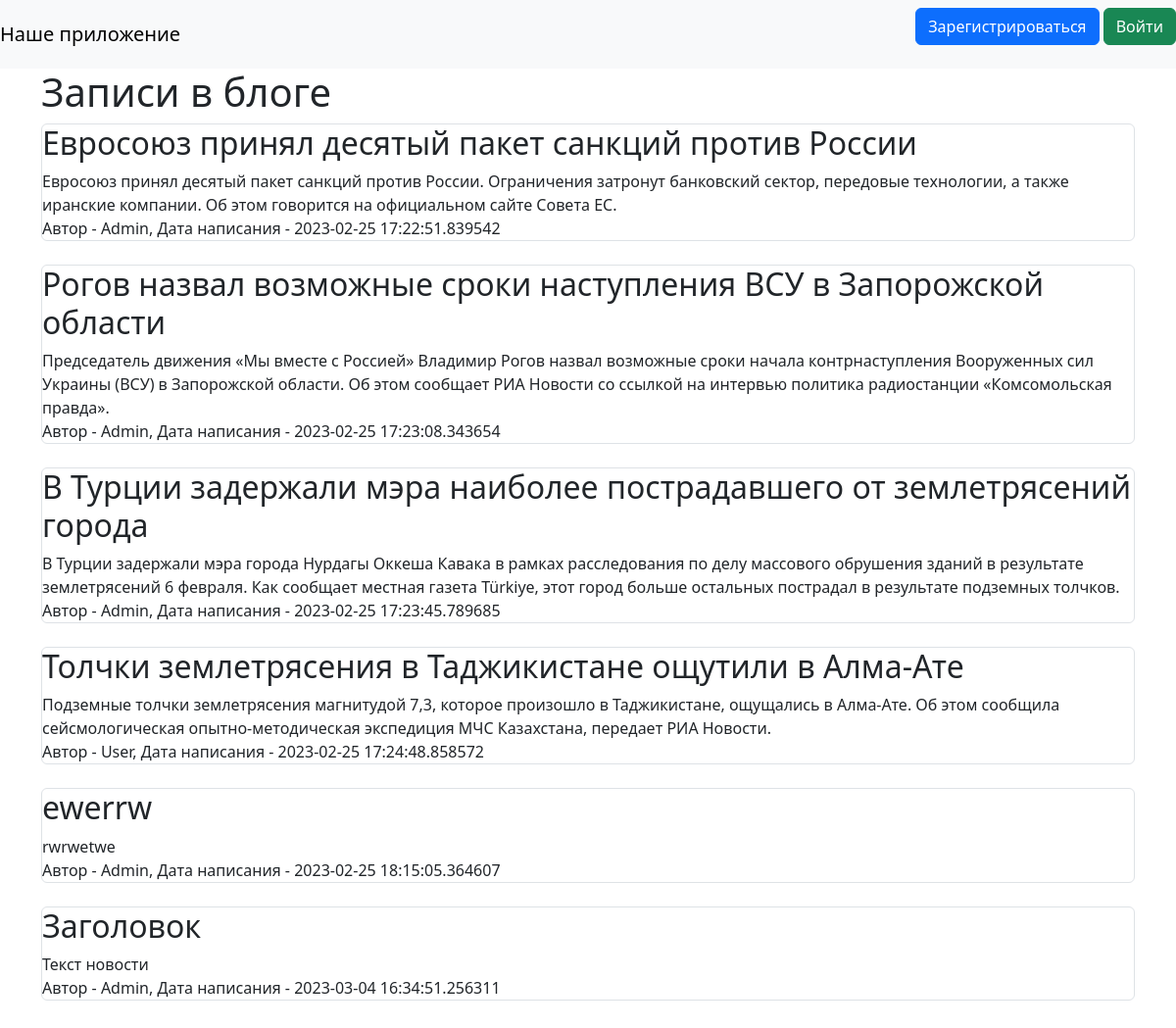
The page / on the database its author committed.
### data/news.py (models this page shows)
class News(SqlAlchemyBase, SerializerMixin):
    __tablename__ = 'news'
    id = sqlalchemy.Column(sqlalchemy.Integer,
                           primary_key=True, autoincrement=True)
    title = sqlalchemy.Column(sqlalchemy.String, nullable=True)
    content = sqlalchemy.Column(sqlalchemy.String, nullable=True)
    created_date = sqlalchemy.Column(sqlalchemy.DateTime,
                                     default=datetime.datetime.now)
    is_private = sqlalchemy.Column(sqlalchemy.Boolean, default=True)
    user_id = sqlalchemy.Column(sqlalchemy.Integer,
                                sqlalchemy.ForeignKey("users.id"))
    user = orm.relationship('User')
    categories = orm.relationship("Category",
                                  secondary="association",
                                  backref="news")

### data/users.py (models this page shows, shortened)
class UsersPassword():
    def set_password(self, password):
        self.hashed_password = generate_password_hash(password)

class User(SqlAlchemyBase, UsersPassword, UserMixin, SerializerMixin):
    __tablename__ = 'users'
    id = sqlalchemy.Column(sqlalchemy.Integer,
                           primary_key=True, autoincrement=True)
    name = sqlalchemy.Column(sqlalchemy.String, nullable=True)
    about = sqlalchemy.Column(sqlalchemy.String, nullable=True)
    email = sqlalchemy.Column(sqlalchemy.String,
                              index=True, unique=True, nullable=True)
    hashed_password = sqlalchemy.Column(sqlalchemy.String, nullable=True)
    created_date = sqlalchemy.Column(sqlalchemy.DateTime,
                                     default=datetime.datetime.now)
    news = orm.relationship("News", back_populates='user')

### blog.py (the view)
@app.route("/")
def index():
    db_sess = db_session.create_session()
    if current_user.is_authenticated:
        print(current_user.name)
        news = db_sess.query(News).filter(
            (News.user == current_user) | (News.is_private != True))
    else:
        news = db_sess.query(News).filter(News.is_private != True)
    return render_template("index.html", news=news)

### data/db_session.py (called while the page is built)
def create_session() -> Session:
    global __factory
    return __factory()

### templates/index.html (shortened to what this page needs)
{% extends "base.html" %}
{% block content %}
<h1>Записи в блоге</h1>
{% for item in news %}
    <div class="col-md6 border rounded">
        <h2>{{item.title}}</h2>
        <div>
            {{item.content}}
        </div>
        <div>
            Автор - {{item.user.name}}, Дата написания - {{item.created_date}}
        </div>
    </div>
    <br>
{% endfor %}
    <br>
{% endblock %}

### templates/base.html (shortened to what this page needs)
<!doctype html>
<html lang="en">
<head>
    <link href="https://cdn.jsdelivr.net/npm/bootstrap@5.3.0-alpha1/dist/css/bootstrap.min.css" rel="stylesheet">
</head>
<body>
<header>
    <nav class="navbar navbar-light bg-light">
        <a class="navbar-brand" href="#">Наше приложение</a>
        {% if current_user.is_authenticated %}
            <a class="navbar-brand" href="/logout">{{ current_user.name }}</a>
        {% else %}
            <p>
                <a class="btn btn-primary " href="/register">Зарегистрироваться</a>
                <a class="btn btn-success" href="/login">Войти</a>
            </p>
        {% endif %}
    </nav>
</header>
<main role="main" class="container">
    {% block content %}{% endblock %}
</main>
</body>
</html>

### rows shown on the page
News: title "Евросоюз принял десятый пакет санкций против России", content "Евросоюз принял десятый пакет санкций против России. Ограничения затронут банковский сектор, передовые технологии, а также иранские компании. Об этом говорится на официальном сайте Совета ЕС.", user.name "Admin", created_date "2023-02-25 17:22:51.839542"
News: title "Рогов назвал возможные сроки наступления ВСУ в Запорожской области", content "Председатель движения «Мы вместе с Россией» Владимир Рогов назвал возможные сроки начала контрнаступления Вооруженных сил Украины (ВСУ) в Запорожской области. Об этом сообщает РИА Новости со ссылкой на интервью политика радиостанции «Комсомольская правда».", user.name "Admin", created_date "2023-02-25 17:23:08.343654"
News: title "В Турции задержали мэра наиболее пострадавшего от землетрясений города", content "В Турции задержали мэра города Нурдагы Оккеша Кавака в рамках расследования по делу массового обрушения зданий в результате землетрясений 6 февраля. Как сообщает местная газета Türkiye, этот город больше остальных пострадал в результате подземных толчков.", user.name "Admin", created_date "2023-02-25 17:23:45.789685"
News: title "Толчки землетрясения в Таджикистане ощутили в Алма-Ате", content "Подземные толчки землетрясения магнитудой 7,3, которое произошло в Таджикистане, ощущались в Алма-Ате. Об этом сообщила сейсмологическая опытно-методическая экспедиция МЧС Казахстана, передает РИА Новости.", user.name "User", created_date "2023-02-25 17:24:48.858572"
News: title "ewerrw", content "rwrwetwe", user.name "Admin", created_date "2023-02-25 18:15:05.364607"
News: title "Заголовок", content "Текст новости", user.name "Admin", created_date "2023-03-04 16:34:51.256311"
